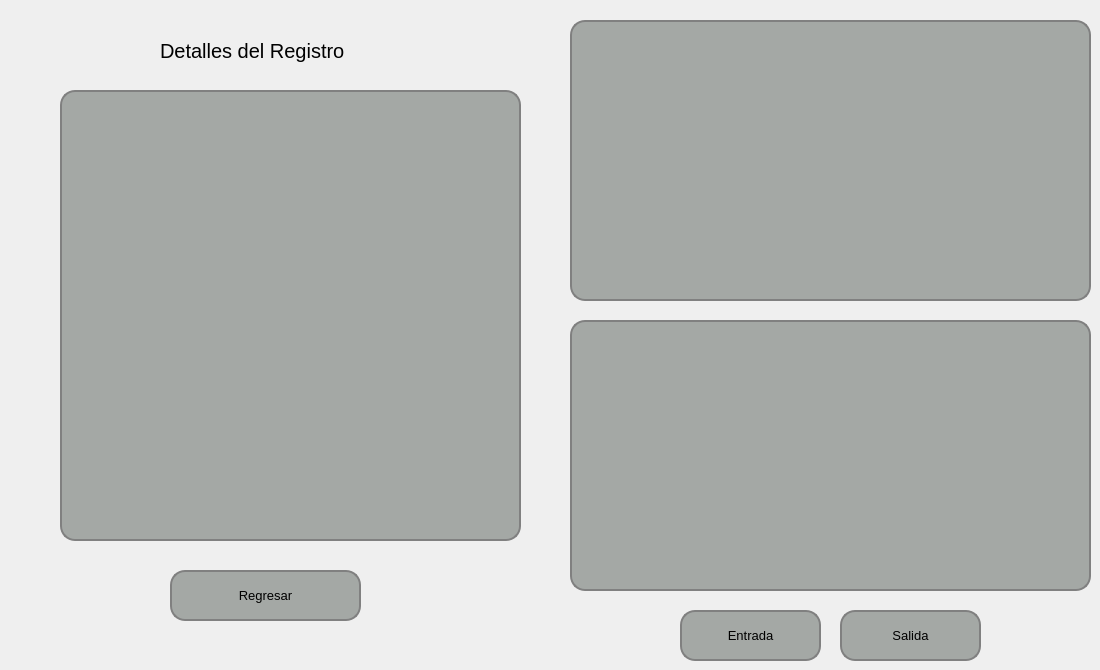
   <widget class="QWidget" name="pageDetallesRegistro">
    <widget class="QPushButton" name="pushButtonRegresarRegistro">
     <property name="geometry">
      <rect>
       <x>170</x>
       <y>570</y>
       <width>191</width>
       <height>51</height>
      </rect>
     </property>
     <property name="font">
      <font>
       <pointsize>10</pointsize>
      </font>
     </property>
     <property name="styleSheet">
      <string notr="true">QPushButton {
    background-color: #a4a8a5; /* Color del botón */
    border-radius: 15px;       /* Borde redondeado, ajusta el valor para más curvatura */
    border: 2px solid #808080; /* Opcional: agrega un borde de color gris */
}

QPushButton:hover {
    background-color: #b0b5b0; /* Color al pasar el mouse */
}

QPushButton:pressed {
    background-color: #8f938f; /* Color al hacer clic */
}
</string>
     </property>
     <property name="text">
      <string>Regresar</string>
     </property>
    </widget>
    <widget class="QLabel" name="labelFotoTraseraDetalles">
     <property name="geometry">
      <rect>
       <x>570</x>
       <y>320</y>
       <width>521</width>
       <height>271</height>
      </rect>
     </property>
     <property name="styleSheet">
      <string notr="true">    background-color: #a4a8a5; /* Color del botón */
    border-radius: 15px;       /* Borde redondeado, ajusta el valor para más curvatura */
    border: 2px solid #808080; /* Opcional: agrega un borde de color gris */</string>
     </property>
     <property name="frameShape">
      <enum>QFrame::Box</enum>
     </property>
     <property name="text">
      <string/>
     </property>
    </widget>
    <widget class="QLabel" name="labelFotoDelanteraDetalles">
     <property name="geometry">
      <rect>
       <x>570</x>
       <y>20</y>
       <width>521</width>
       <height>281</height>
      </rect>
     </property>
     <property name="styleSheet">
      <string notr="true">    background-color: #a4a8a5; /* Color del botón */
    border-radius: 15px;       /* Borde redondeado, ajusta el valor para más curvatura */
    border: 2px solid #808080; /* Opcional: agrega un borde de color gris */</string>
     </property>
     <property name="frameShape">
      <enum>QFrame::Box</enum>
     </property>
     <property name="text">
      <string/>
     </property>
    </widget>
    <widget class="QTableWidget" name="tableWidgetDetallesRegistro">
     <property name="geometry">
      <rect>
       <x>60</x>
       <y>90</y>
       <width>461</width>
       <height>451</height>
      </rect>
     </property>
     <property name="styleSheet">
      <string notr="true">   background-color: #a4a8a5; /* Color del botón */
    border-radius: 15px;       /* Borde redondeado, ajusta el valor para más curvatura */
    border: 2px solid #808080; /* Opcional: agrega un borde de color gris */</string>
     </property>
    </widget>
    <widget class="QLabel" name="label_62">
     <property name="geometry">
      <rect>
       <x>160</x>
       <y>30</y>
       <width>231</width>
       <height>41</height>
      </rect>
     </property>
     <property name="font">
      <font>
       <pointsize>15</pointsize>
      </font>
     </property>
     <property name="text">
      <string>Detalles del Registro</string>
     </property>
    </widget>
    <widget class="QPushButton" name="pushButtonFotosEntradaDetalles_2">
     <property name="geometry">
      <rect>
       <x>680</x>
       <y>610</y>
       <width>141</width>
       <height>51</height>
      </rect>
     </property>
     <property name="font">
      <font>
       <pointsize>10</pointsize>
      </font>
     </property>
     <property name="styleSheet">
      <string notr="true">QPushButton {
    background-color: #a4a8a5; /* Color del botón */
    border-radius: 15px;       /* Borde redondeado, ajusta el valor para más curvatura */
    border: 2px solid #808080; /* Opcional: agrega un borde de color gris */
}

QPushButton:hover {
    background-color: #b0b5b0; /* Color al pasar el mouse */
}

QPushButton:pressed {
    background-color: #8f938f; /* Color al hacer clic */
}
</string>
     </property>
     <property name="text">
      <string>Entrada</string>
     </property>
    </widget>
    <widget class="QPushButton" name="pushButtonFotosSalidaDetalles_2">
     <property name="geometry">
      <rect>
       <x>840</x>
       <y>610</y>
       <width>141</width>
       <height>51</height>
      </rect>
     </property>
     <property name="font">
      <font>
       <pointsize>10</pointsize>
      </font>
     </property>
     <property name="styleSheet">
      <string notr="true">QPushButton {
    background-color: #a4a8a5; /* Color del botón */
    border-radius: 15px;       /* Borde redondeado, ajusta el valor para más curvatura */
    border: 2px solid #808080; /* Opcional: agrega un borde de color gris */
}

QPushButton:hover {
    background-color: #b0b5b0; /* Color al pasar el mouse */
}

QPushButton:pressed {
    background-color: #8f938f; /* Color al hacer clic */
}
</string>
     </property>
     <property name="text">
      <string>Salida</string>
     </property>
    </widget>
   </widget>
